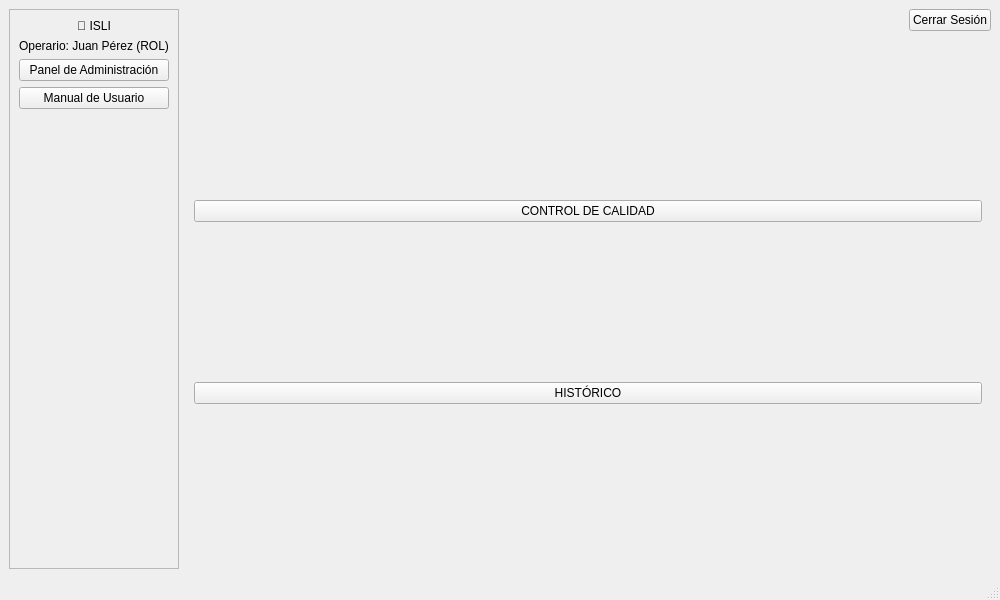
<?xml version="1.0" encoding="UTF-8"?>
<ui version="4.0">
 <class>MainWindow</class>
 <widget class="QMainWindow" name="MainWindow">
  <property name="geometry">
   <rect>
    <x>0</x>
    <y>0</y>
    <width>1000</width>
    <height>600</height>
   </rect>
  </property>
  <property name="windowTitle">
   <string>Menú Principal - App Control Calidad</string>
  </property>
  <widget class="QWidget" name="centralwidget">
   <layout class="QHBoxLayout" name="mainLayout">
    <item>
     <layout class="QHBoxLayout" name="horizontalLayout"/>
    </item>
    <item>
     <widget class="QFrame" name="leftPanel">
      <property name="frameShape">
       <enum>QFrame::Shape::StyledPanel</enum>
      </property>
      <layout class="QVBoxLayout" name="leftLayout">
       <item>
        <widget class="QLabel" name="labelLogo">
         <property name="text">
          <string>🧪 ISLI</string>
         </property>
         <property name="alignment">
          <set>Qt::AlignmentFlag::AlignCenter</set>
         </property>
        </widget>
       </item>
       <item>
        <widget class="QLabel" name="labelUser">
         <property name="text">
          <string>Operario: Juan Pérez (ROL)</string>
         </property>
         <property name="alignment">
          <set>Qt::AlignmentFlag::AlignCenter</set>
         </property>
        </widget>
       </item>
       <item>
        <widget class="QPushButton" name="btnAdmin">
         <property name="text">
          <string>Panel de Administración</string>
         </property>
        </widget>
       </item>
       <item>
        <widget class="QPushButton" name="btnManual">
         <property name="text">
          <string>Manual de Usuario</string>
         </property>
        </widget>
       </item>
       <item>
        <spacer name="verticalSpacer">
         <property name="orientation">
          <enum>Qt::Orientation::Vertical</enum>
         </property>
         <property name="sizeHint" stdset="0">
          <size>
           <width>20</width>
           <height>40</height>
          </size>
         </property>
        </spacer>
       </item>
      </layout>
     </widget>
    </item>
    <item>
     <layout class="QVBoxLayout" name="rightLayout">
      <item>
       <layout class="QHBoxLayout" name="topBar">
        <item>
         <spacer name="hSpacer">
          <property name="orientation">
           <enum>Qt::Orientation::Horizontal</enum>
          </property>
          <property name="sizeHint" stdset="0">
           <size>
            <width>40</width>
            <height>20</height>
           </size>
          </property>
         </spacer>
        </item>
        <item>
         <widget class="QPushButton" name="btnLogout">
          <property name="text">
           <string>Cerrar Sesión</string>
          </property>
         </widget>
        </item>
       </layout>
      </item>
      <item>
       <widget class="QStackedWidget" name="mainStack">
        <widget class="QWidget" name="pageMenu">
         <layout class="QVBoxLayout" name="menuLayout">
          <item>
           <widget class="QPushButton" name="btnControlCalidad">
            <property name="text">
             <string>CONTROL DE CALIDAD</string>
            </property>
           </widget>
          </item>
          <item>
           <widget class="QPushButton" name="btnHistorico">
            <property name="text">
             <string>HISTÓRICO</string>
            </property>
           </widget>
          </item>
         </layout>
        </widget>
       </widget>
      </item>
     </layout>
    </item>
   </layout>
  </widget>
  <widget class="QMenuBar" name="menubar">
   <property name="geometry">
    <rect>
     <x>0</x>
     <y>0</y>
     <width>1000</width>
     <height>30</height>
    </rect>
   </property>
  </widget>
  <widget class="QStatusBar" name="statusbar"/>
 </widget>
 <resources/>
 <connections/>
</ui>
